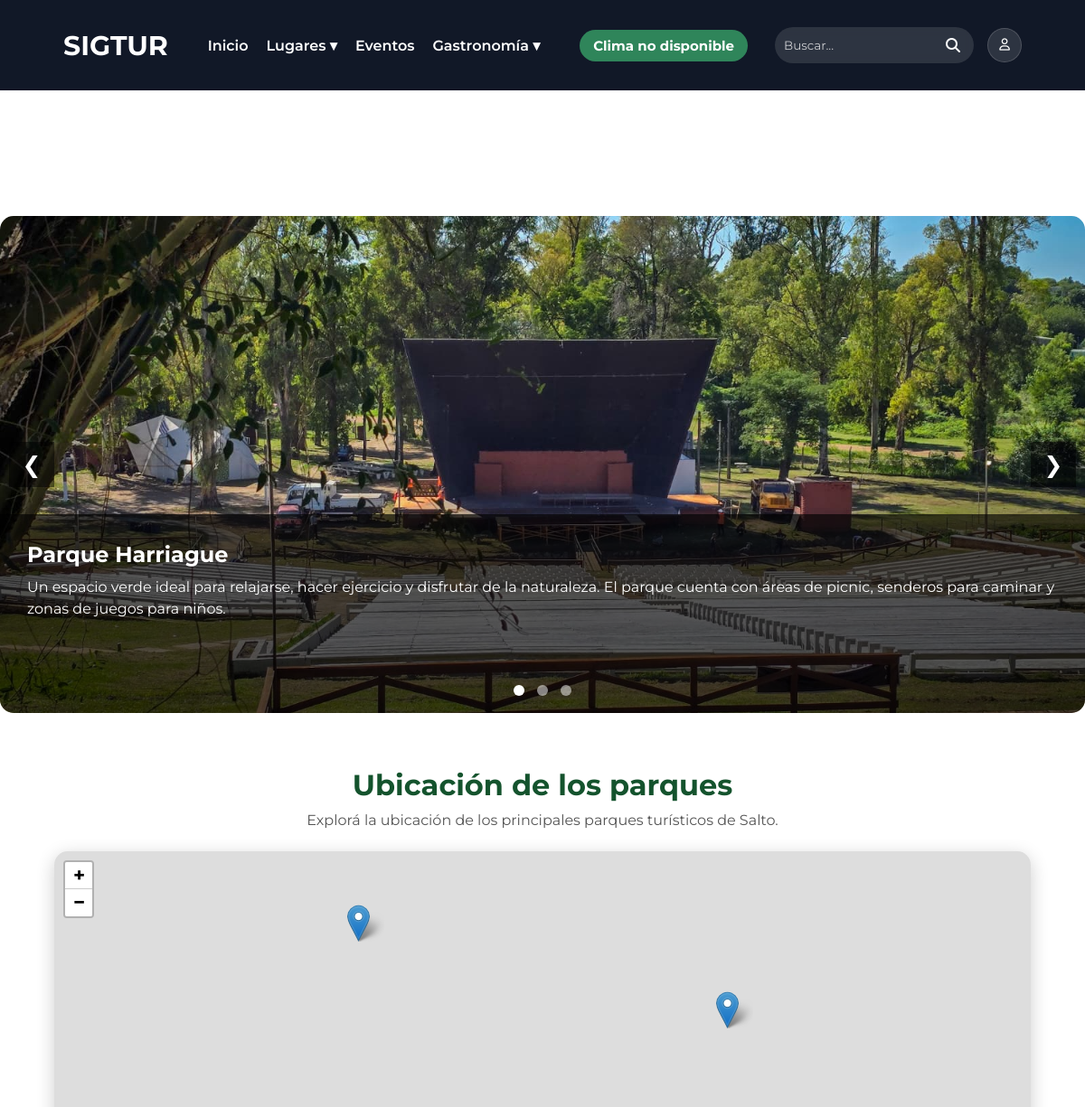
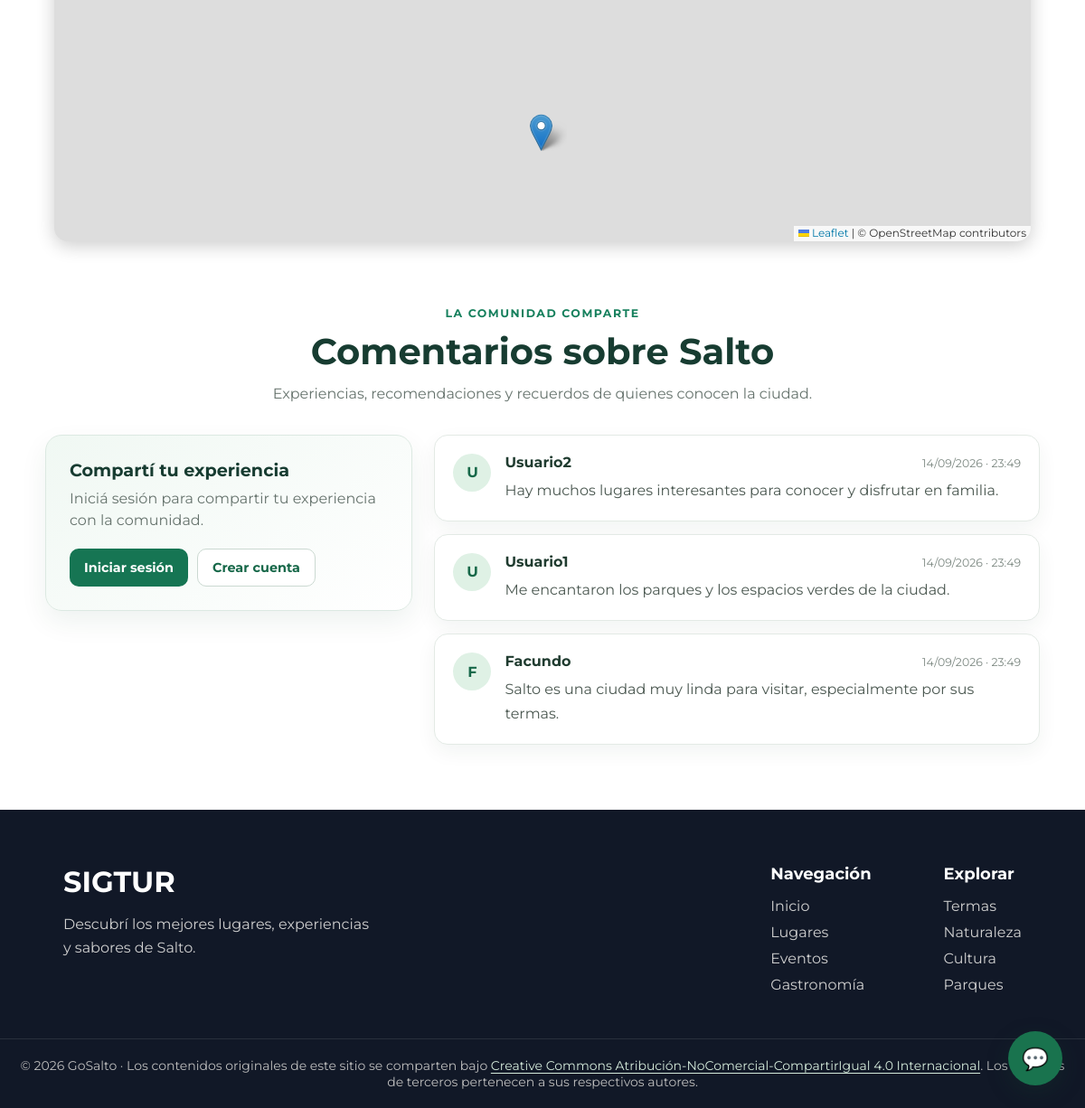
The page /pages/lugares/parques.php on the database its author committed (2 pictures, top to bottom).
### tables this page shows
CREATE TABLE `lugar` (
  `ID_LUGAR` int(11) NOT NULL,
  `NOMBRE` varchar(150) NOT NULL,
  `DESCRIPCION` text DEFAULT NULL,
  `DIRECCION` varchar(200) NOT NULL,
  `IMAGEN` varchar(255) DEFAULT NULL,
  `LATITUD` decimal(10,7) DEFAULT NULL,
  `LONGITUD` decimal(10,7) DEFAULT NULL
);

CREATE TABLE `comentario` (
  `ID_COMENTARIO` int(11) NOT NULL,
  `ID_USUARIO` int(11) NOT NULL,
  `COMENTARIO` text NOT NULL,
  `FECHA` datetime DEFAULT current_timestamp()
);

CREATE TABLE `usuario` (
  `ID_USUARIO` int(11) NOT NULL,
  `ID_ROL` int(11) NOT NULL,
  `NOMBRE` varchar(100) NOT NULL,
  `CONTRASENA` varchar(255) NOT NULL,
  `CORREO` varchar(150) NOT NULL
);

### config/config.php (called while the page is built, shortened)
<?php
function url($ruta)
{
    return BASE_URL . $ruta;
}
?>

### pages/lugares/parques.php (the view, shortened to what this page needs)
<?php
require_once("../../conexion.php");
$sql = "SELECT
            LUGAR.ID_LUGAR,
            LUGAR.NOMBRE,
            LUGAR.DESCRIPCION,
            LUGAR.DIRECCION,
            LUGAR.IMAGEN,
            LUGAR.LATITUD,
            LUGAR.LONGITUD
        FROM LUGAR
        INNER JOIN LUGAR_CATEGORIA
            ON LUGAR.ID_LUGAR = LUGAR_CATEGORIA.ID_LUGAR
        WHERE LUGAR_CATEGORIA.ID_CATEGORIA = 1";
$resultado = $conexion->query($sql);
$parques = $resultado->fetch_all(MYSQLI_ASSOC);
?>
<!DOCTYPE html>
<html lang="es">
<head>
    <link rel="stylesheet" href="<?php echo '../../assets/css/var.css'; ?>">
    <link rel="stylesheet" href="<?php echo '../../assets/css/styles.css'; ?>">
    <link rel="stylesheet" href="<?php echo '../../assets/css/componentes.css'; ?>">
    <link rel="stylesheet" href="<?php echo '../../assets/css/style-secciones.css'; ?>">
    <link rel="stylesheet" href="<?php echo '../../assets/css/slider.css'; ?>">
    <link rel="stylesheet" href="<?php echo '../../assets/css/comments.css?v=3'; ?>">
    <link rel="stylesheet" href="https://cdnjs.cloudflare.com/ajax/libs/font-awesome/6.7.2/css/all.min.css">
    <?php include("../../includes/mapa-head.php"); ?>
</head>
<body>
<main class="main-content pagina-interna">
<?php include("../../includes/navbar.php"); ?>
<section class="slider-container">
    <button class="slider-btn prev">❮</button>
    <?php foreach ($parques as $indice => $parque) { ?>
        <div class="slide <?php echo $indice === 0 ? 'active' : ''; ?>">
            <img
                src="../../<?php echo $parque['IMAGEN']; ?>"
                alt="<?php echo $parque['NOMBRE']; ?>"
            >
            <div class="slide-info">
                <h2>
                    <?php echo $parque['NOMBRE']; ?>
                </h2>
                <p>
                    <?php echo $parque['DESCRIPCION']; ?>
                </p>
            </div>
        </div>
    <?php } ?>
    <button class="slider-btn next">❯</button>
    <div class="slider-dots">
        <?php foreach ($parques as $indice => $parque) { ?>
            <span class="dot <?php echo $indice === 0 ? 'active' : ''; ?>"></span>
        <?php } ?>
    </div>
</section>
<?php include("../../includes/mapa-categoria.php"); ?>
<?php include("../../includes/comments.php"); ?>
</main>
<?php include("../../includes/footer.php"); ?>
<?php include("../../includes/chat-widget.php"); ?>
</body>
</html>

### includes/comments.php (shortened to what this page needs)
<?php
require_once(__DIR__ . "/../conexion.php");
require_once(__DIR__ . "/../config/config.php");
try {
    $resultadoComentarios = $conexion->query(
        "SELECT COMENTARIO.COMENTARIO, USUARIO.NOMBRE, COMENTARIO.FECHA
         FROM COMENTARIO
         INNER JOIN USUARIO ON COMENTARIO.ID_USUARIO = USUARIO.ID_USUARIO
         ORDER BY COMENTARIO.ID_COMENTARIO DESC"
    );
} catch (mysqli_sql_exception $error) {
    error_log("No se pudieron cargar los comentarios: " . $error->getMessage());
    $resultadoComentarios = false;
}
?>
<section class="comentarios" id="comentarios">
    <header class="comentarios-header">
        <span class="comentarios-etiqueta">La comunidad comparte</span>
        <h2>Comentarios sobre Salto</h2>
        <p>Experiencias, recomendaciones y recuerdos de quienes conocen la ciudad.</p>
    </header>
    <div class="comentarios-contenido">
        <div class="comentario-formulario">
            <h3>Compartí tu experiencia</h3>
            <?php if (isset($_SESSION['id_usuario'])) { ?>
                <p class="comentario-sesion">
                    Publicando como <strong><?= htmlspecialchars($_SESSION['nombre'] ?? 'Usuario', ENT_QUOTES, 'UTF-8') ?></strong>
                </p>
                <form action="<?= htmlspecialchars(url('pages/guardar_comentario.php'), ENT_QUOTES, 'UTF-8') ?>" method="POST">
                    <input type="hidden" name="csrf_token" value="<?= htmlspecialchars($_SESSION['csrf_comentario'], ENT_QUOTES, 'UTF-8') ?>">
                    <input type="hidden" name="return_to" value="<?= htmlspecialchars($_SERVER['REQUEST_URI'] ?? '/', ENT_QUOTES, 'UTF-8') ?>">
                    <label for="texto-comentario">Tu comentario</label>
                    <textarea
                        id="texto-comentario"
                        name="comentario"
                        maxlength="2000"
                        rows="5"
                        placeholder="¿Qué te gustó de Salto? Compartí tu recomendación..."
                        required
                    ></textarea>
                    <div class="comentario-formulario-pie">
                        <small>Hasta 2000 caracteres</small>
                        <button type="submit">Publicar comentario</button>
                    </div>
                </form>
            <?php } else { ?>
                <p>Iniciá sesión para compartir tu experiencia con la comunidad.</p>
                <div class="comentario-acceso">
                    <a href="<?= htmlspecialchars(url('pages/login.php'), ENT_QUOTES, 'UTF-8') ?>">Iniciar sesión</a>
                    <a href="<?= htmlspecialchars(url('pages/register.php'), ENT_QUOTES, 'UTF-8') ?>">Crear cuenta</a>
                </div>
            <?php } ?>
        </div>
        <div class="comentarios-lista">
            <?php if ($resultadoComentarios === false) { ?>
                <p class="comentarios-vacio">No se pudieron cargar los comentarios en este momento. Intentá nuevamente más tarde.</p>
            <?php } elseif ($resultadoComentarios->num_rows === 0) { ?>
                <p class="comentarios-vacio">Todavía no hay comentarios. ¡Sé la primera persona en compartir su experiencia!</p>
            <?php } else { ?>
                <?php while ($comentario = $resultadoComentarios->fetch_assoc()) { ?>
                    <article class="comentario">
                        <div class="comentario-avatar" aria-hidden="true">
                            <?= htmlspecialchars(mb_strtoupper(mb_substr($comentario['NOMBRE'], 0, 1, 'UTF-8'), 'UTF-8'), ENT_QUOTES, 'UTF-8') ?>
                        </div>
                        <div class="comentario-detalle">
                            <div class="comentario-meta">
                                <h3><?= htmlspecialchars($comentario['NOMBRE'], ENT_QUOTES, 'UTF-8') ?></h3>
                                <time datetime="<?= htmlspecialchars($comentario['FECHA'], ENT_QUOTES, 'UTF-8') ?>">
                                    <?= htmlspecialchars(date('d/m/Y · H:i', strtotime($comentario['FECHA'])), ENT_QUOTES, 'UTF-8') ?>
                                </time>
                            </div>
                            <p><?= nl2br(htmlspecialchars($comentario['COMENTARIO'], ENT_QUOTES, 'UTF-8')) ?></p>
                        </div>
                    </article>
                <?php } ?>
            <?php } ?>
        </div>
    </div>
</section>

### assets/css/var.css (style rules this page uses)
:root { --fuente: 'Montserrat', sans-serif; --color-principal: rgb(255, 255, 255); --color-secundario : #f5f5f5; --color-principal-texto: rgb(0, 0, 0); --color-secundario-texto : #555; --color-redes: #333; --tamaño-principal-h1: 30px; --tamaño-principal-fuente: 15px; }

### assets/css/styles.css (style rules this page uses)
* { margin: 0; padding: 0; box-sizing: border-box; font-family: var(--fuente); }
html, body { width: 100%; min-height: 100%; scroll-behavior: smooth; }
body { display: flex; flex-direction: column; min-height: 100vh; }
main { flex: 1; }
.pagina-interna { padding-top:100px; flex:1; }

### assets/css/componentes.css (style rules this page uses)
.slider-container { position: relative; max-width: 1200px; height: 550px; margin: 120px auto 40px auto; overflow: hidden; border-radius: 15px; }
.slide { display: none; width: 100%; height: 100%; position: relative; }
.slide.active { display: block; }
.slide img { width: 100%; height: 100%; object-fit: cover; }
.slide-info { position: absolute; bottom: 0; left: 0; width: 100%; height: 40%; background: rgba(0,0,0,0.65); color: white; padding: 30px; box-sizing: border-box; }
.slide-info h2 { margin-bottom: 10px; }
.slide-info p { line-height: 1.5; }
.slider-btn { position: absolute; top: 50%; transform: translateY(-50%); background: rgba(0,0,0,0.5); color: white; border: none; width: 50px; height: 50px; cursor: pointer; font-size: 25px; z-index: 100; }
.prev { left: 10px; }
.next { right: 10px; }
.slider-dots { position: absolute; bottom: 15px; width: 100%; text-align: center; z-index: 100; }
.dot { width: 12px; height: 12px; background: rgba(255,255,255,0.5); border-radius: 50%; display: inline-block; margin: 0 5px; cursor: pointer; }
.dot.active { background: white; }

### assets/css/slider.css (style rules this page uses)
.slider-container { position: relative; max-width: 1200px; height: 550px; margin: 120px auto 40px auto; overflow: hidden; border-radius: 15px; }
.slide { display: none; width: 100%; height: 100%; position: relative; }
.slide.active { display: block; }
.slide img { width: 100%; height: 100%; object-fit: cover; }
.slide-info { position: absolute; bottom: 0; left: 0; width: 100%; height: 40%; background: rgba(0,0,0,0.65); color: white; padding: 30px; box-sizing: border-box; }
.slide-info h2 { margin-bottom: 10px; }
.slide-info p { line-height: 1.5; }
.slider-btn { position: absolute; top: 50%; transform: translateY(-50%); background: rgba(0,0,0,0.5); color: white; border: none; width: 50px; height: 50px; cursor: pointer; font-size: 25px; z-index: 100; }
.prev { left: 10px; }
.next { right: 10px; }
.slider-dots { position: absolute; bottom: 15px; width: 100%; text-align: center; z-index: 100; }
.dot { width: 12px; height: 12px; background: rgba(255,255,255,0.5); border-radius: 50%; display: inline-block; margin: 0 5px; cursor: pointer; }
.dot.active { background: white; }

### rows shown on the page
lugar: IMAGEN (picture), NOMBRE "Parque Harriague", DESCRIPCION "Un espacio verde ideal para relajarse, hacer ejercicio y disfrutar de la naturaleza. El parque cuenta con áreas de picnic, senderos para caminar y zonas de juegos para niños."
comentario: ID_USUARIO.NOMBRE "U", ID_USUARIO.NOMBRE "Usuario2", FECHA "14/09/2026 · 23:49", COMENTARIO "Hay muchos lugares interesantes para conocer y disfrutar en familia."
comentario: ID_USUARIO.NOMBRE "U", ID_USUARIO.NOMBRE "Usuario1", FECHA "14/09/2026 · 23:49", COMENTARIO "Me encantaron los parques y los espacios verdes de la ciudad."
comentario: ID_USUARIO.NOMBRE "F", ID_USUARIO.NOMBRE "Facundo", FECHA "14/09/2026 · 23:49", COMENTARIO "Salto es una ciudad muy linda para visitar, especialmente por sus termas."

### other values the page prints
$tituloMapaSeguro "Ubicación de los parques"
$descripcionMapaSegura "Explorá la ubicación de los principales parques turísticos de Salto."
